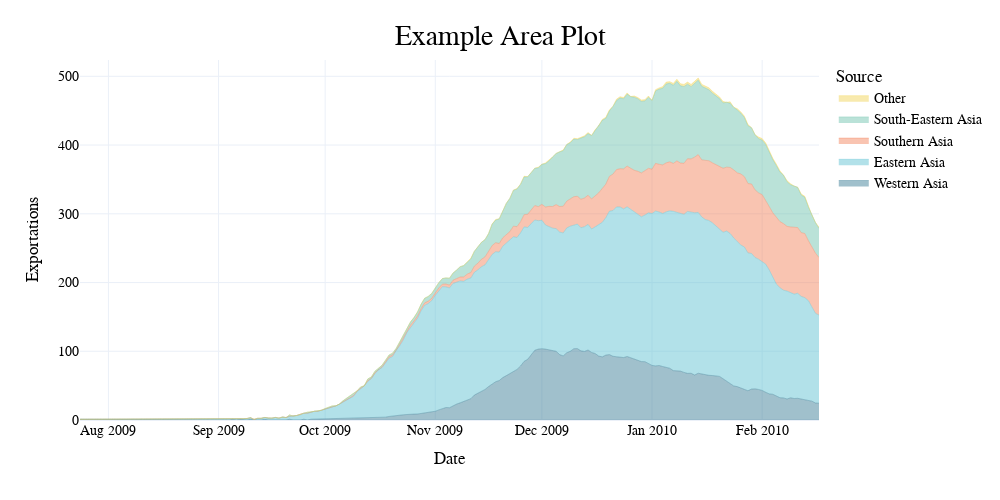

The code cell stored with this chart in its notebook:
### Code cell
fig.update_layout(width=1000, height=500)
fig.show()

### Figure 1 — Plotly figure (JSON) as saved in the notebook; plotly's stock layout.template omitted (floating-point values rounded to 4 significant figures; data arrays with more than 128 entries replaced by an {"elided": "..."} marker saying what was removed)
{"data": [{"fillpattern": {"shape": ""}, "hovertemplate": "source=Western Asia<br>date=%{x}<br>rolling_importations=%{y}<extra></extra>", "legendgroup": "Western Asia", "line": {"color": "#428299", "width": 0.4}, "marker": {"symbol": "circle"}, "mode": "lines", "name": "Western Asia", "orientation": "v", "showlegend": true, "stackgroup": "1", "type": "scatter", "visible": true, "x": {"elided": "153 str values"}, "xaxis": "x", "y": {"elided": "153 float values"}, "yaxis": "y"}, {"fillpattern": {"shape": ""}, "hovertemplate": "source=Eastern Asia<br>date=%{x}<br>rolling_importations=%{y}<extra></extra>", "legendgroup": "Eastern Asia", "line": {"color": "#67C4D3", "width": 0.4}, "marker": {"symbol": "circle"}, "mode": "lines", "name": "Eastern Asia", "orientation": "v", "showlegend": true, "stackgroup": "1", "type": "scatter", "visible": true, "x": {"elided": "170 str values"}, "xaxis": "x", "y": {"elided": "170 float values"}, "yaxis": "y"}, {"fillpattern": {"shape": ""}, "hovertemplate": "source=Southern Asia<br>date=%{x}<br>rolling_importations=%{y}<extra></extra>", "legendgroup": "Southern Asia", "line": {"color": "#F48A64", "width": 0.4}, "marker": {"symbol": "circle"}, "mode": "lines", "name": "Southern Asia", "orientation": "v", "showlegend": true, "stackgroup": "1", "type": "scatter", "visible": true, "x": {"elided": "130 str values"}, "xaxis": "x", "y": {"elided": "130 float values"}, "yaxis": "y"}, {"fillpattern": {"shape": ""}, "hovertemplate": "source=South-Eastern Asia<br>date=%{x}<br>rolling_importations=%{y}<extra></extra>", "legendgroup": "South-Eastern Asia", "line": {"color": "#77C6B1", "width": 0.4}, "marker": {"symbol": "circle"}, "mode": "lines", "name": "South-Eastern Asia", "orientation": "v", "showlegend": true, "stackgroup": "1", "type": "scatter", "visible": true, "x": {"elided": "139 str values"}, "xaxis": "x", "y": {"elided": "139 float values"}, "yaxis": "y"}, {"fillpattern": {"shape": ""}, "hovertemplate": "source=Other<br>date=%{x}<br>rolling_importations=%{y}<extra></extra>", "legendgroup": "Other", "line": {"color": "#F2D65F", "width": 0.4}, "marker": {"symbol": "circle"}, "mode": "lines", "name": "Other", "orientation": "v", "showlegend": true, "stackgroup": "1", "type": "scatter", "visible": true, "x": ["2009-11-10", "2009-11-11", "2009-11-18", "2009-11-20", "2009-11-24", "2009-11-26", "2009-11-30", "2009-12-02", "2009-12-03", "2009-12-07", "2009-12-09", "2009-12-10", "2009-12-11", "2009-12-12", "2009-12-13", "2009-12-14", "2009-12-16", "2009-12-18", "2009-12-19", "2009-12-20", "2009-12-22", "2009-12-23", "2009-12-24", "2009-12-25", "2009-12-27", "2009-12-28", "2009-12-29", "2009-12-30", "2009-12-31", "2010-01-02", "2010-01-03", "2010-01-04", "2010-01-05", "2010-01-06", "2010-01-07", "2010-01-08", "2010-01-09", "2010-01-10", "2010-01-11", "2010-01-12", "2010-01-13", "2010-01-14", "2010-01-15", "2010-01-16", "2010-01-17", "2010-01-18", "2010-01-19", "2010-01-20", "2010-01-21", "2010-01-23", "2010-01-25", "2010-01-26", "2010-01-27", "2010-01-28", "2010-01-31", "2010-02-01", "2010-02-02", "2010-02-03", "2010-02-04", "2010-02-05", "2010-02-06", "2010-02-08", "2010-02-09", "2010-02-12", "2010-02-13", "2010-02-17"], "xaxis": "x", "y": [1, 1, 1, 1, 1, 1, 1, 1, 1, 1, 1.143, 1.143, 1.143, 1.143, 1.286, 1.429, 1.429, 1.286, 1.429, 1.571, 2, 1.857, 1.857, 1.857, 1.857, 1.714, 2.143, 1.714, 2, 1.857, 1.857, 2.429, 2.714, 2.429, 2.714, 3, 3, 3.286, 3, 3.286, 3.143, 3.143, 2.857, 3.143, 3, 2.857, 2.571, 2.429, 2.143, 2.143, 1.857, 1.857, 1.857, 1.714, 2.286, 2.286, 2, 2.143, 2, 1.857, 2, 1.429, 1.429, 1.429, 1.429, 1.714], "yaxis": "y"}], "layout": {"height": 500, "legend": {"title": {"text": "Source"}, "tracegroupgap": 0, "traceorder": "reversed"}, "margin": {"t": 60}, "title": {"text": "Example Area Plot"}, "width": 1000, "xaxis": {"anchor": "y", "autorange": true, "domain": [0, 1], "range": ["2009-07-24", "2010-02-17"], "title": {"text": "Date"}, "type": "date"}, "yaxis": {"anchor": "x", "autorange": true, "domain": [0, 1], "range": [0, 523.8], "title": {"text": "Exportations"}, "type": "linear"}}}
